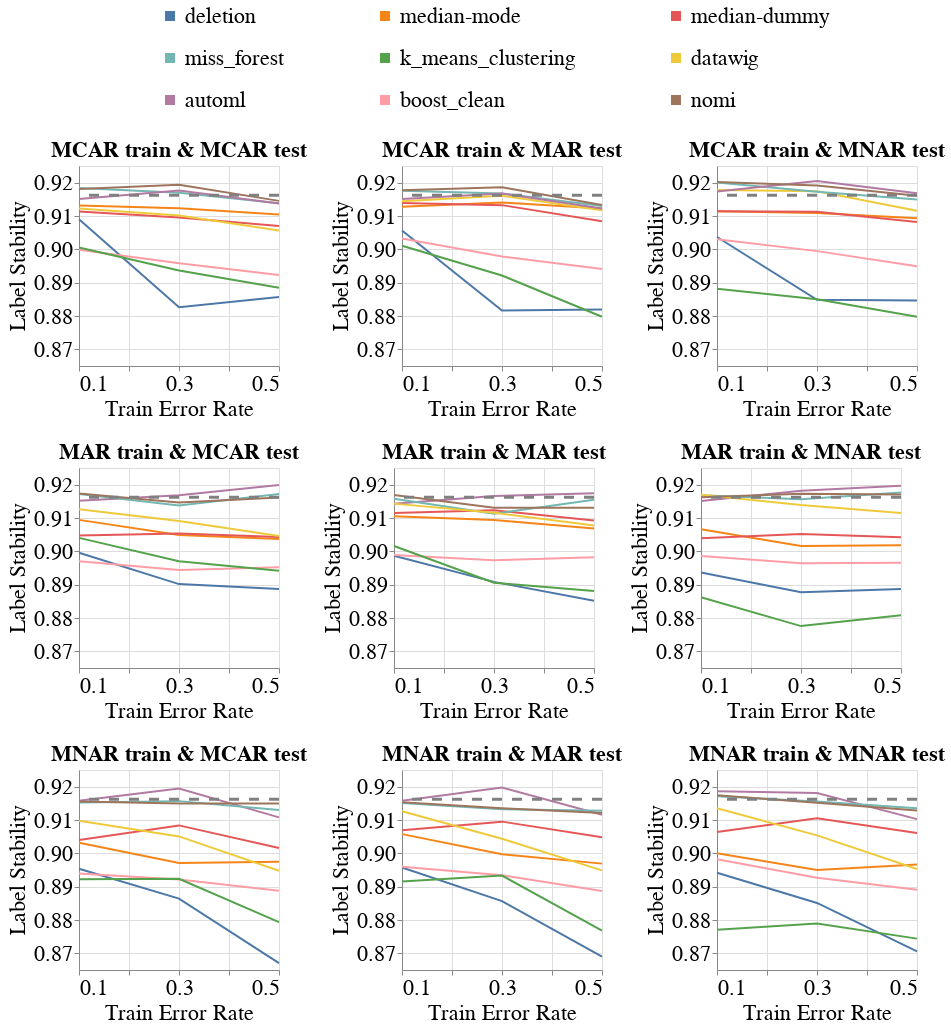

Source (notebook cell):
### Code cell
create_exp2_line_bands_for_diff_imputers(dataset_name=DATASET_NAME,
                                         model_name='rf_clf',
                                         metric_name='Label_Stability',
                                         db_client=db_client,
                                         with_band=False)

### Figure 1 — Vega-Lite specification as saved in the notebook (floating-point values rounded to 4 significant figures; data arrays with more than 128 entries replaced by an {"elided": "..."} marker saying what was removed)
{"config": {"view": {"continuousWidth": 400, "continuousHeight": 300}, "axis": {"labelFontSize": 22, "labelFontWeight": "normal", "titleFontSize": 22, "titleFontWeight": "normal"}, "legend": {"columns": 3, "direction": "horizontal", "labelFontSize": 22, "labelLimit": 400, "orient": "top", "symbolOffset": 80, "symbolStrokeWidth": 10, "titleAnchor": "middle", "titleFontSize": 22, "titleLimit": 300}, "title": {"fontSize": 22}}, "vconcat": [{"hconcat": [{"layer": [{"data": {"name": "data-cabb63080c6a6e1dfe74a45364cb9f8e"}, "mark": "line", "encoding": {"color": {"field": "Null_Imputer_Name", "sort": ["deletion", "median-mode", "median-dummy", "miss_forest", "k_means_clustering", "datawig", "automl", "boost_clean"], "title": null, "type": "nominal"}, "x": {"axis": {"labelExpr": "(datum.value == 0.1) || (datum.value == 0.3) || (datum.value == 0.5) ? datum.label : ''"}, "field": "Train_Error_Rate", "scale": {"nice": false}, "title": "Train Error Rate", "type": "quantitative"}, "y": {"aggregate": "mean", "field": "Metric_Value", "scale": {"zero": false}, "title": "Label Stability", "type": "quantitative"}}}, {"data": {"name": "data-43a75e0b906d4ce815c53626f465591e"}, "mark": {"type": "rule", "strokeDash": [10, 10]}, "encoding": {"color": {"value": "grey"}, "size": {"value": 3}, "y": {"field": "Baseline_Mean", "type": "quantitative"}}}], "height": 200, "title": {"text": "MCAR train & MCAR test", "fontSize": 22}, "width": 200}, {"layer": [{"data": {"name": "data-ba22f9ee1d79e3c585c41b1044994d99"}, "mark": "line", "encoding": {"color": {"field": "Null_Imputer_Name", "sort": ["deletion", "median-mode", "median-dummy", "miss_forest", "k_means_clustering", "datawig", "automl", "boost_clean"], "title": null, "type": "nominal"}, "x": {"axis": {"labelExpr": "(datum.value == 0.1) || (datum.value == 0.3) || (datum.value == 0.5) ? datum.label : ''"}, "field": "Train_Error_Rate", "scale": {"nice": false}, "title": "Train Error Rate", "type": "quantitative"}, "y": {"aggregate": "mean", "field": "Metric_Value", "scale": {"zero": false}, "title": "Label Stability", "type": "quantitative"}}}, {"data": {"name": "data-43a75e0b906d4ce815c53626f465591e"}, "mark": {"type": "rule", "strokeDash": [10, 10]}, "encoding": {"color": {"value": "grey"}, "size": {"value": 3}, "y": {"field": "Baseline_Mean", "type": "quantitative"}}}], "height": 200, "title": {"text": "MCAR train & MAR test", "fontSize": 22}, "width": 200}, {"layer": [{"data": {"name": "data-f71dd12a04701aaf6dfe0827fca93cea"}, "mark": "line", "encoding": {"color": {"field": "Null_Imputer_Name", "sort": ["deletion", "median-mode", "median-dummy", "miss_forest", "k_means_clustering", "datawig", "automl", "boost_clean"], "title": null, "type": "nominal"}, "x": {"axis": {"labelExpr": "(datum.value == 0.1) || (datum.value == 0.3) || (datum.value == 0.5) ? datum.label : ''"}, "field": "Train_Error_Rate", "scale": {"nice": false}, "title": "Train Error Rate", "type": "quantitative"}, "y": {"aggregate": "mean", "field": "Metric_Value", "scale": {"zero": false}, "title": "Label Stability", "type": "quantitative"}}}, {"data": {"name": "data-43a75e0b906d4ce815c53626f465591e"}, "mark": {"type": "rule", "strokeDash": [10, 10]}, "encoding": {"color": {"value": "grey"}, "size": {"value": 3}, "y": {"field": "Baseline_Mean", "type": "quantitative"}}}], "height": 200, "title": {"text": "MCAR train & MNAR test", "fontSize": 22}, "width": 200}], "resolve": {"scale": {"y": "shared"}}}, {"hconcat": [{"layer": [{"data": {"name": "data-8e3a06061e5a39441c1f6c48fa8c10e2"}, "mark": "line", "encoding": {"color": {"field": "Null_Imputer_Name", "sort": ["deletion", "median-mode", "median-dummy", "miss_forest", "k_means_clustering", "datawig", "automl", "boost_clean"], "title": null, "type": "nominal"}, "x": {"axis": {"labelExpr": "(datum.value == 0.1) || (datum.value == 0.3) || (datum.value == 0.5) ? datum.label : ''"}, "field": "Train_Error_Rate", "scale": {"nice": false}, "title": "Train Error Rate", "type": "quantitative"}, "y": {"aggregate": "mean", "field": "Metric_Value", "scale": {"zero": false}, "title": "Label Stability", "type": "quantitative"}}}, {"data": {"name": "data-43a75e0b906d4ce815c53626f465591e"}, "mark": {"type": "rule", "strokeDash": [10, 10]}, "encoding": {"color": {"value": "grey"}, "size": {"value": 3}, "y": {"field": "Baseline_Mean", "type": "quantitative"}}}], "height": 200, "title": {"text": "MAR train & MCAR test", "fontSize": 22}, "width": 200}, {"layer": [{"data": {"name": "data-d91d16a471904afc0811dc47cf272fda"}, "mark": "line", "encoding": {"color": {"field": "Null_Imputer_Name", "sort": ["deletion", "median-mode", "median-dummy", "miss_forest", "k_means_clustering", "datawig", "automl", "boost_clean"], "title": null, "type": "nominal"}, "x": {"axis": {"labelExpr": "(datum.value == 0.1) || (datum.value == 0.3) || (datum.value == 0.5) ? datum.label : ''"}, "field": "Train_Error_Rate", "scale": {"nice": false}, "title": "Train Error Rate", "type": "quantitative"}, "y": {"aggregate": "mean", "field": "Metric_Value", "scale": {"zero": false}, "title": "Label Stability", "type": "quantitative"}}}, {"data": {"name": "data-43a75e0b906d4ce815c53626f465591e"}, "mark": {"type": "rule", "strokeDash": [10, 10]}, "encoding": {"color": {"value": "grey"}, "size": {"value": 3}, "y": {"field": "Baseline_Mean", "type": "quantitative"}}}], "height": 200, "title": {"text": "MAR train & MAR test", "fontSize": 22}, "width": 200}, {"layer": [{"data": {"name": "data-1ab228e476b6560dc0dc20dae6c67e93"}, "mark": "line", "encoding": {"color": {"field": "Null_Imputer_Name", "sort": ["deletion", "median-mode", "median-dummy", "miss_forest", "k_means_clustering", "datawig", "automl", "boost_clean"], "title": null, "type": "nominal"}, "x": {"axis": {"labelExpr": "(datum.value == 0.1) || (datum.value == 0.3) || (datum.value == 0.5) ? datum.label : ''"}, "field": "Train_Error_Rate", "scale": {"nice": false}, "title": "Train Error Rate", "type": "quantitative"}, "y": {"aggregate": "mean", "field": "Metric_Value", "scale": {"zero": false}, "title": "Label Stability", "type": "quantitative"}}}, {"data": {"name": "data-43a75e0b906d4ce815c53626f465591e"}, "mark": {"type": "rule", "strokeDash": [10, 10]}, "encoding": {"color": {"value": "grey"}, "size": {"value": 3}, "y": {"field": "Baseline_Mean", "type": "quantitative"}}}], "height": 200, "title": {"text": "MAR train & MNAR test", "fontSize": 22}, "width": 200}], "resolve": {"scale": {"y": "shared"}}}, {"hconcat": [{"layer": [{"data": {"name": "data-33111855de998531c08de58284a4e950"}, "mark": "line", "encoding": {"color": {"field": "Null_Imputer_Name", "sort": ["deletion", "median-mode", "median-dummy", "miss_forest", "k_means_clustering", "datawig", "automl", "boost_clean"], "title": null, "type": "nominal"}, "x": {"axis": {"labelExpr": "(datum.value == 0.1) || (datum.value == 0.3) || (datum.value == 0.5) ? datum.label : ''"}, "field": "Train_Error_Rate", "scale": {"nice": false}, "title": "Train Error Rate", "type": "quantitative"}, "y": {"aggregate": "mean", "field": "Metric_Value", "scale": {"zero": false}, "title": "Label Stability", "type": "quantitative"}}}, {"data": {"name": "data-43a75e0b906d4ce815c53626f465591e"}, "mark": {"type": "rule", "strokeDash": [10, 10]}, "encoding": {"color": {"value": "grey"}, "size": {"value": 3}, "y": {"field": "Baseline_Mean", "type": "quantitative"}}}], "height": 200, "title": {"text": "MNAR train & MCAR test", "fontSize": 22}, "width": 200}, {"layer": [{"data": {"name": "data-9b94d7e89c94e3b9239ecae5ded3b9ff"}, "mark": "line", "encoding": {"color": {"field": "Null_Imputer_Name", "sort": ["deletion", "median-mode", "median-dummy", "miss_forest", "k_means_clustering", "datawig", "automl", "boost_clean"], "title": null, "type": "nominal"}, "x": {"axis": {"labelExpr": "(datum.value == 0.1) || (datum.value == 0.3) || (datum.value == 0.5) ? datum.label : ''"}, "field": "Train_Error_Rate", "scale": {"nice": false}, "title": "Train Error Rate", "type": "quantitative"}, "y": {"aggregate": "mean", "field": "Metric_Value", "scale": {"zero": false}, "title": "Label Stability", "type": "quantitative"}}}, {"data": {"name": "data-43a75e0b906d4ce815c53626f465591e"}, "mark": {"type": "rule", "strokeDash": [10, 10]}, "encoding": {"color": {"value": "grey"}, "size": {"value": 3}, "y": {"field": "Baseline_Mean", "type": "quantitative"}}}], "height": 200, "title": {"text": "MNAR train & MAR test", "fontSize": 22}, "width": 200}, {"layer": [{"data": {"name": "data-0266b645d0afeda2cbc4bed0d76e092b"}, "mark": "line", "encoding": {"color": {"field": "Null_Imputer_Name", "sort": ["deletion", "median-mode", "median-dummy", "miss_forest", "k_means_clustering", "datawig", "automl", "boost_clean"], "title": null, "type": "nominal"}, "x": {"axis": {"labelExpr": "(datum.value == 0.1) || (datum.value == 0.3) || (datum.value == 0.5) ? datum.label : ''"}, "field": "Train_Error_Rate", "scale": {"nice": false}, "title": "Train Error Rate", "type": "quantitative"}, "y": {"aggregate": "mean", "field": "Metric_Value", "scale": {"zero": false}, "title": "Label Stability", "type": "quantitative"}}}, {"data": {"name": "data-43a75e0b906d4ce815c53626f465591e"}, "mark": {"type": "rule", "strokeDash": [10, 10]}, "encoding": {"color": {"value": "grey"}, "size": {"value": 3}, "y": {"field": "Baseline_Mean", "type": "quantitative"}}}], "height": 200, "title": {"text": "MNAR train & MNAR test", "fontSize": 22}, "width": 200}], "resolve": {"scale": {"y": "shared"}}}], "resolve": {"scale": {"y": "shared"}}, "$schema": "https://vega.github.io/schema/vega-lite/v4.17.0.json", "datasets": {"data-cabb63080c6a6e1dfe74a45364cb9f8e": {"elided": "162 records"}, "data-43a75e0b906d4ce815c53626f465591e": [{"Baseline_Mean": 0.9162}], "data-ba22f9ee1d79e3c585c41b1044994d99": {"elided": "162 records"}, "data-f71dd12a04701aaf6dfe0827fca93cea": {"elided": "162 records"}, "data-8e3a06061e5a39441c1f6c48fa8c10e2": {"elided": "162 records"}, "data-d91d16a471904afc0811dc47cf272fda": {"elided": "162 records"}, "data-1ab228e476b6560dc0dc20dae6c67e93": {"elided": "162 records"}, "data-33111855de998531c08de58284a4e950": {"elided": "162 records"}, "data-9b94d7e89c94e3b9239ecae5ded3b9ff": {"elided": "162 records"}, "data-0266b645d0afeda2cbc4bed0d76e092b": {"elided": "162 records"}}}
